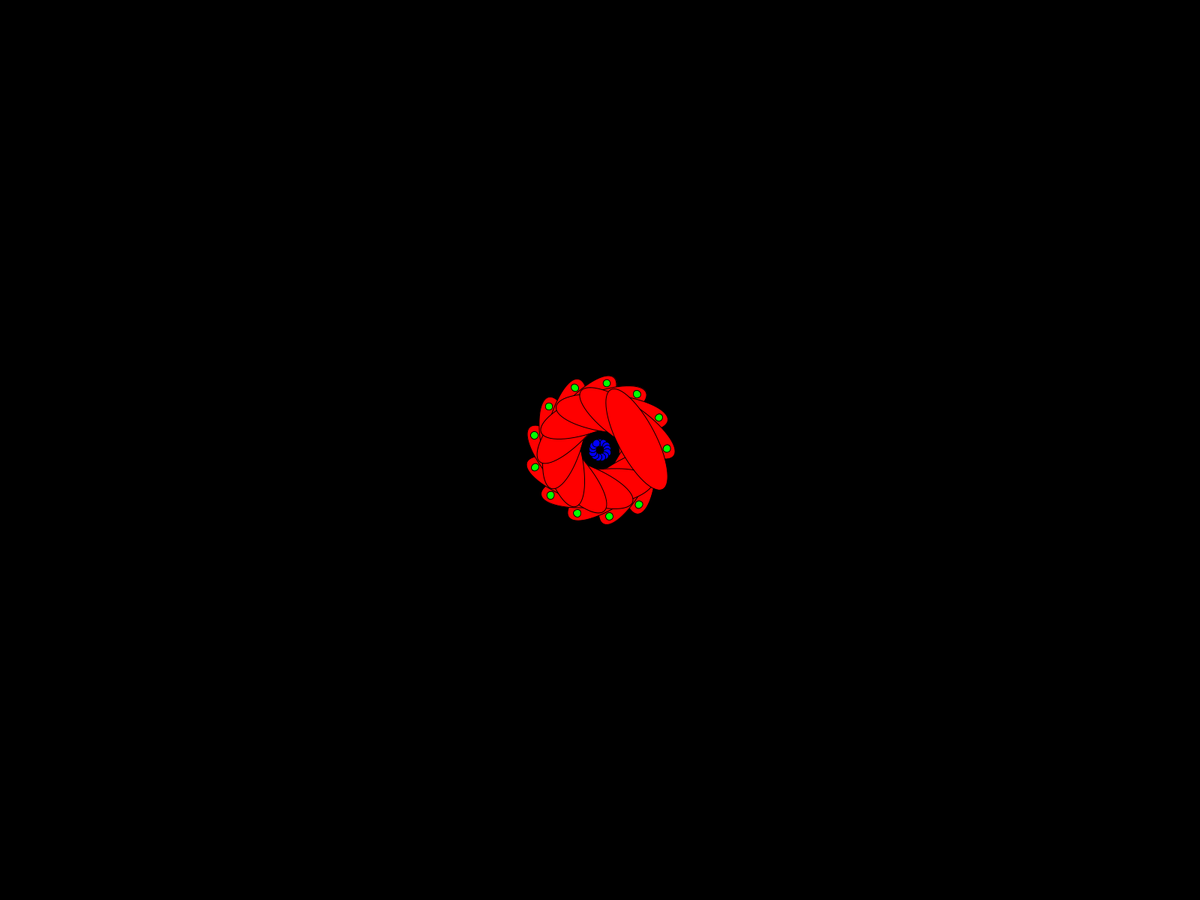
Frame 1 (no input)
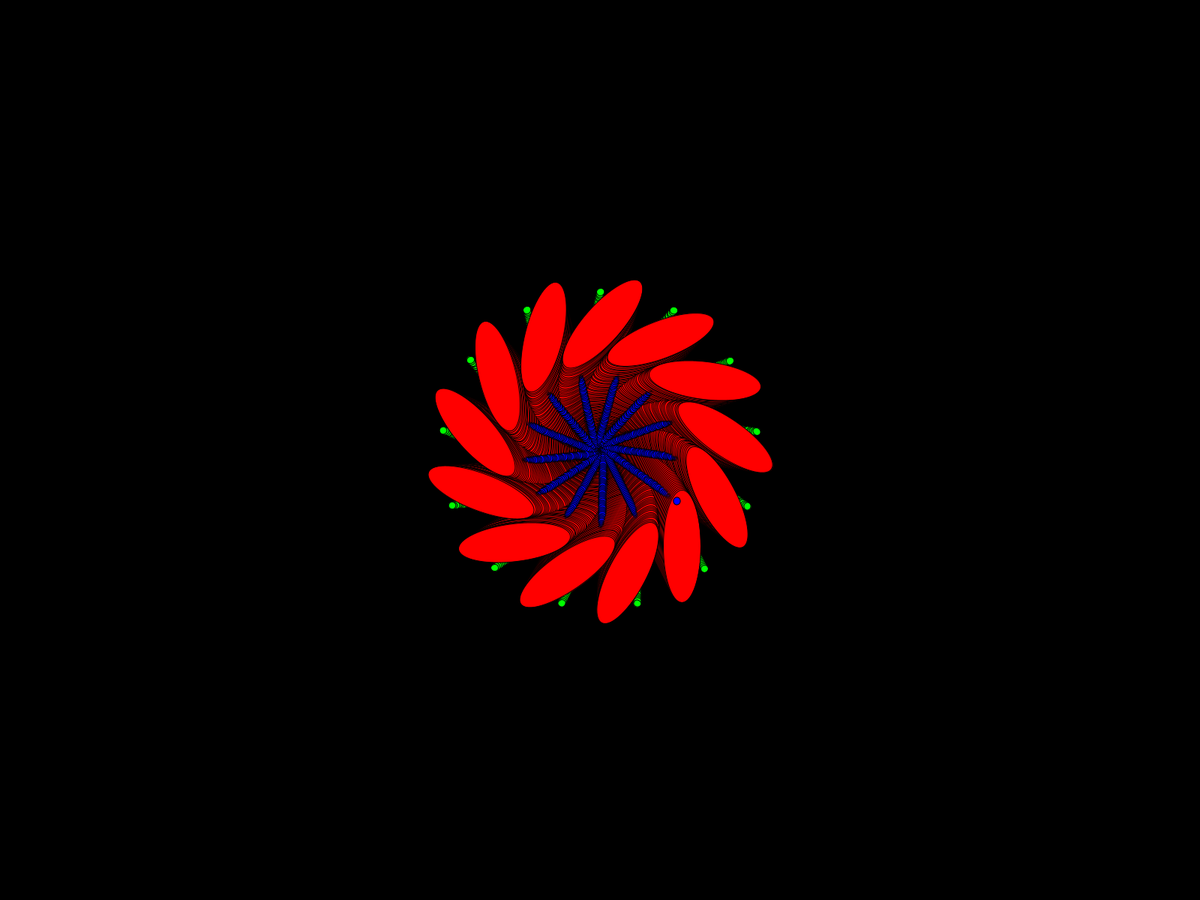
Frame 60 (the mouse pressed at the canvas centre just before this capture)
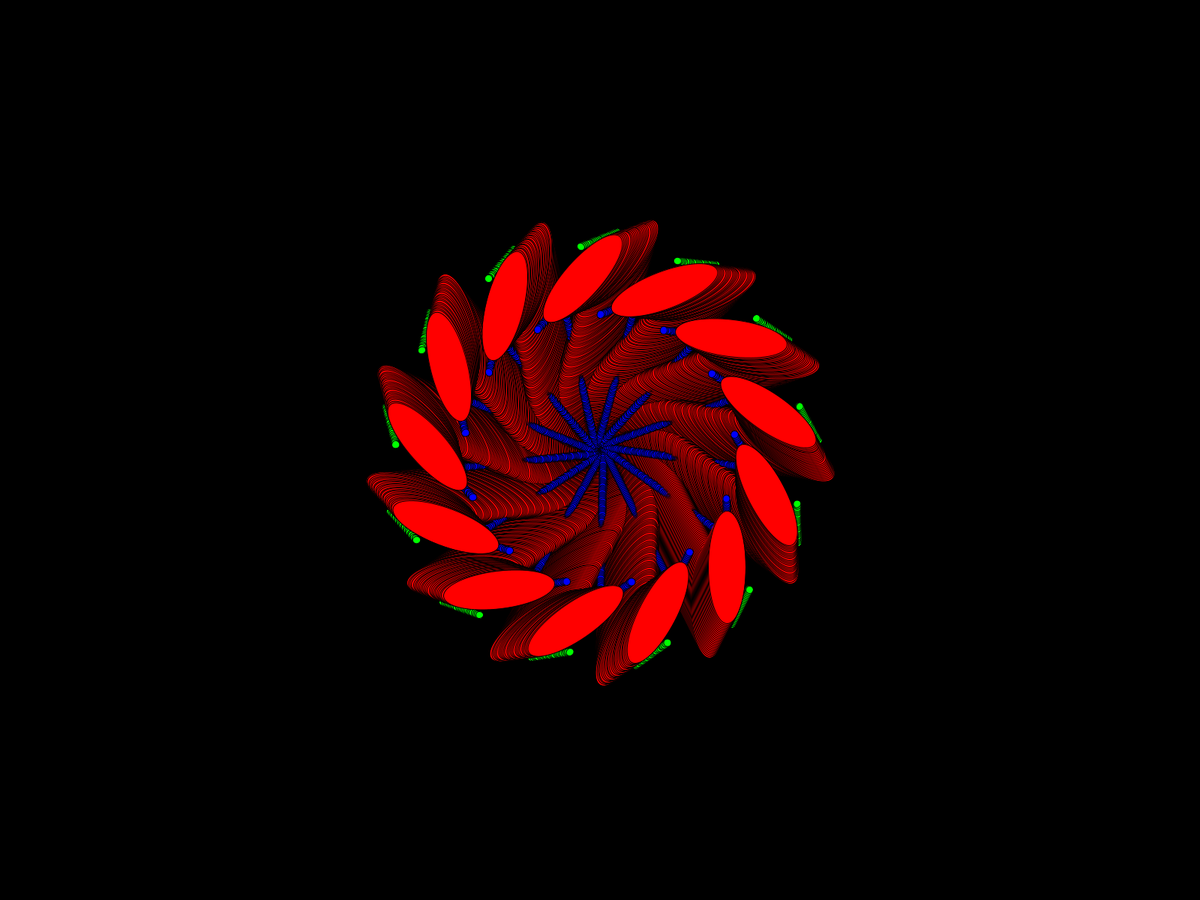
Frame 120 (the mouse held since frame 60 and released just before this capture)

The Processing sketch that drew these frames (run headless with seeded random() and noise(); from frame 60 on, the mouse is pressed at the canvas centre):

// Processing sketch: kaleidoscope
// ── kaleidoscope.pde
//
// kaleidoscope.pde
//
// Darren Kessner
// Marlborough School
//


void setup()
{
    fullScreen(); 
    background(0);
    noCursor();
}


int x = 50;
int y = 10;
int vx = 1;
int vy = 2;


void draw_shapes()
{
    fill(255, 0, 0);
    ellipse(x, y, 50, 150);

    fill(0, 255, 0);
    ellipse(x+30, y+30, 10, 10);

    fill(0, 0, 255);
    ellipse(x-50, y-20, 10, 10);
}


void draw()
{
    translate(width/2, height/2);

    float n = 13;
    for (int i=0; i<n; ++i)
    {
        pushMatrix();
        rotate(2*PI*i/n);
        draw_shapes();
        popMatrix();
    }

    x += vx;
    y += vy;

    if (x<-200 || x>200)
        vx = -vx;
    if (y<-200 || y>200)
        vy = -vy;
}
